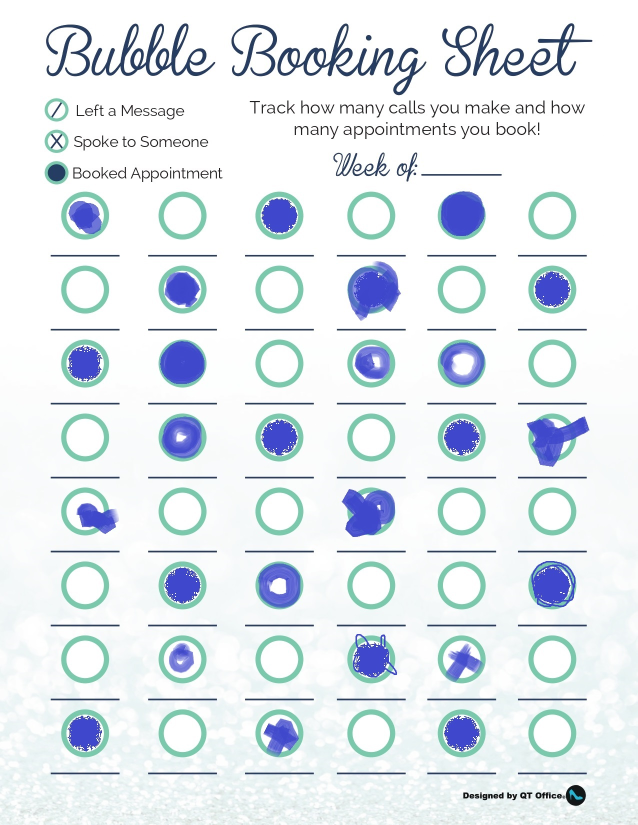
#> input picture images/test1.jpg, 1275 x 1650 px (shown at 1/2 size)
$ jupyter execute train.ipynb
#> lines starting #> are read from the running program, lines starting #| are printed output that depends on the picture; after the words box and inside, x2 and y2 are one past the last pixel; in counts of white or black regions, pixels touching at a corner belong together
[cell 1]
import matplotlib.pyplot as plt
import numpy as np
import cv2

[cell 2]
img = cv2.cvtColor(cv2.imread("images/test1.jpg"),cv2.COLOR_BGR2RGB)   # test image
img = cv2.resize(img,(1275,1650),cv2.INTER_CUBIC)

gray_img = cv2.inRange(cv2.cvtColor(np.copy(img),cv2.COLOR_RGB2GRAY),0,200)   # gray image
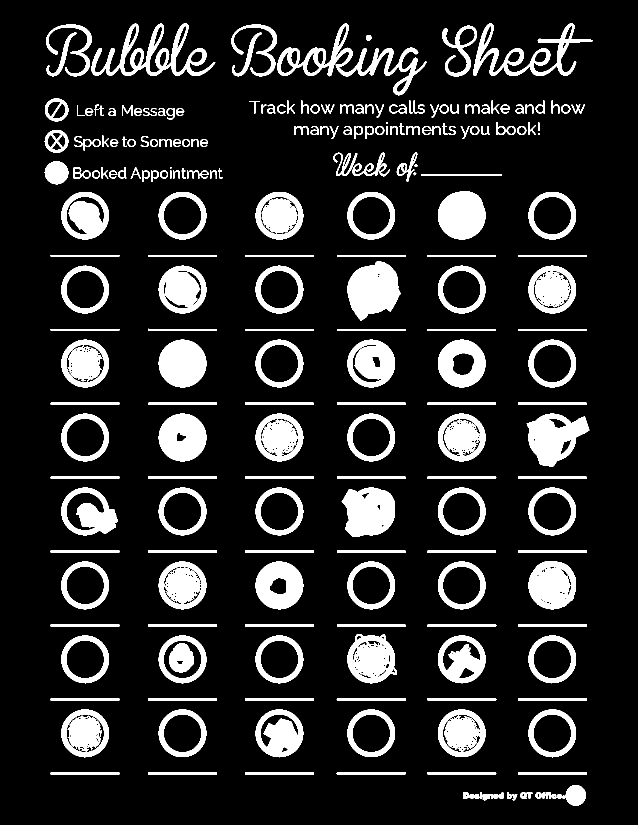
#> gray_img: shape (1650, 1275) (shown at 1/2 size); 14.3% white; 234 white regions (3 under 20 px), largest, box (x1, y1, x2, y2) and area: (695, 522, 802, 642) 8825, (683, 975, 790, 1074) 8168, (555, 47, 853, 191) 8073

plt.figure(figsize=(13,13))
plt.subplot(121)
plt.title("Real image")
plt.imshow(img)
plt.subplot(122)
plt.title("Gray image")
plt.imshow(gray_img, cmap='gray')
plt.show()
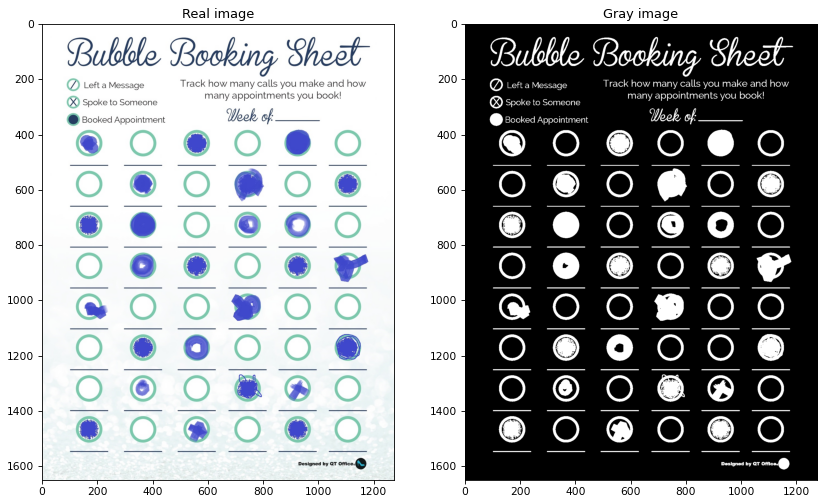
#> figure drawn by matplotlib, 2 panels

[cell 3]
# position point in x coordinate

pos = [170, 195, 193, 184, 181, 181]

[cell 4]
plt.figure(figsize=(7,7))

for k,i in enumerate(range(431,1468,148)):
    for j in range(6):
        square = np.copy(gray_img[i-60:i+59,sum(pos[:j+1])-59:sum(pos[:j+1])+60])

        plt.subplot(8,6,k*6+j+1)
        plt.imshow(square, cmap='gray')
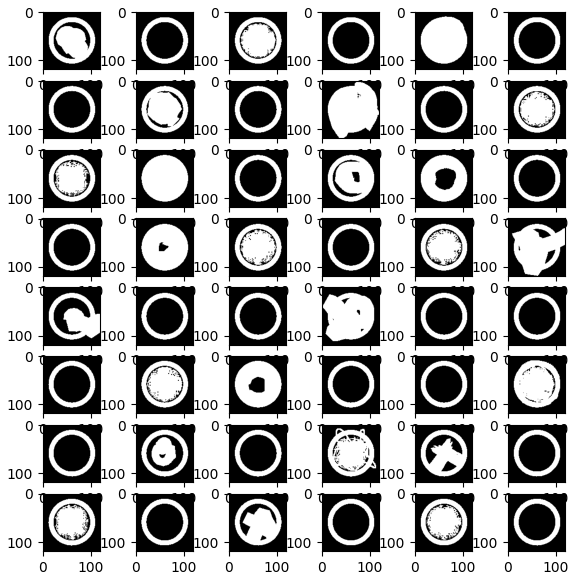
#> figure drawn by matplotlib, 48 panels

[cell 5]
plt.figure(figsize=(7,7))
for k,i in enumerate(range(431,1468,148)):
    for j in range(6):
        square = np.copy(gray_img[i-60:i+59,sum(pos[:j+1])-59:sum(pos[:j+1])+60])
        circle1 = cv2.circle(np.copy(square), (59,59), 50, 0, -1)
        plt.subplot(8,6,k*6+j+1)
        plt.imshow(circle1, cmap='gray')
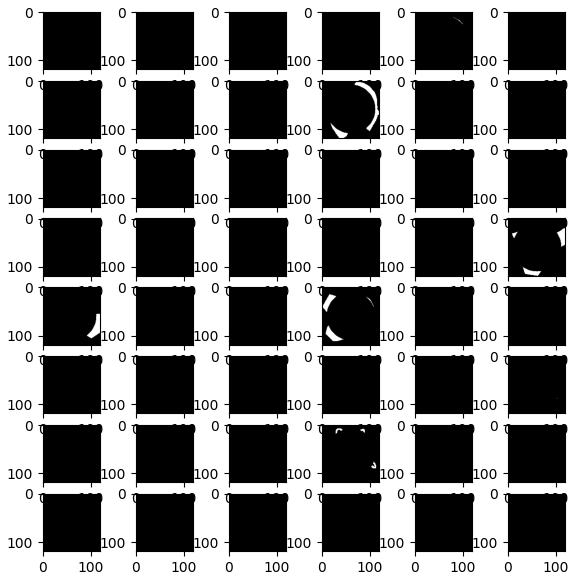
#> figure drawn by matplotlib, 48 panels

[cell 6]
plt.figure(figsize=(7,7))
for k,i in enumerate(range(431,1468,148)):
    for j in range(6):
        square = np.copy(gray_img[i-60:i+59,sum(pos[:j+1])-59:sum(pos[:j+1])+60])
        circle2 = cv2.circle(np.copy(square), (59,59), 50, 0, 25)
        plt.subplot(8,6,k*6+j+1)
        plt.imshow(circle2, cmap='gray')
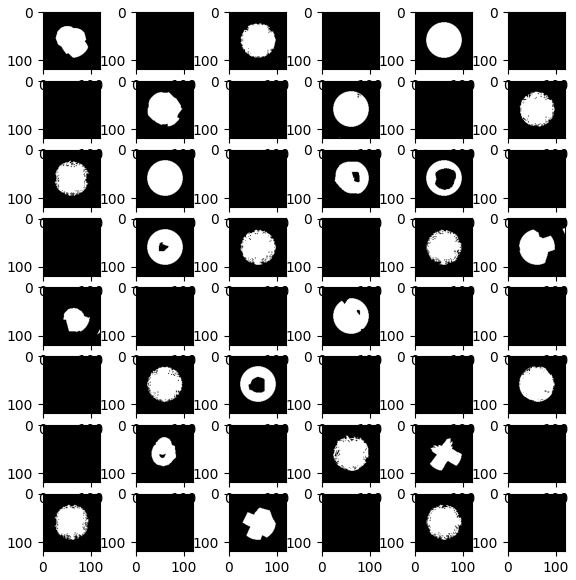
#> figure drawn by matplotlib, 48 panels

[cell 7]
# checking answers

num_ans = []
for i in range(431,1468,148):
    for j in range(6):
        a = 0       # unchecked answer
        square = np.copy(gray_img[i-60:i+59,sum(pos[:j+1])-59:sum(pos[:j+1])+60])
        circle1 = cv2.circle(np.copy(square), (59,59), 50, 0, -1)
        circle2 = cv2.circle(np.copy(square), (59,59), 50, 0, 25)
        if circle1.sum()>27000:
            a = 2     # incorrect answer
        else:
            if circle2.sum()>20000:
                a = 2     # incorrect answer
            if circle2.sum()>880000:
                a = 1     # correct answer
        num_ans.append(a)
#> after the loop, num_ans = 48 values, max 2 at index 0, min 0 at index 1, mean 0.812

print("checked answer\n")
print(np.reshape(num_ans, (8,6)))
#| [[2 0 1 0 1 0]
#|  [0 1 0 2 0 1]
#|  [2 1 0 2 2 0]
#|  [0 1 1 0 1 2]
#|  [2 0 0 2 0 0]
#|  [0 1 2 0 0 1]
#|  [0 2 0 2 2 0]
#|  [2 0 2 0 1 0]]

[cell 8]
# instruction

plt.figure(figsize=(3,3))
ins = cv2.cvtColor(cv2.imread("images/instruction.jpg"),cv2.COLOR_BGR2RGB)
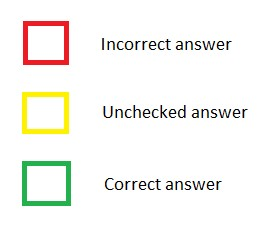
#> input picture images/instruction.jpg, 277 x 231 px
plt.imshow(ins)
plt.show()

[cell 9]
# final result

plt.figure(figsize=(13,13))

img_copy = np.copy(img)
colors = [(255,255,0),(0,255,0),(255,0,0)]  # yellow, green, red

for z,i in enumerate(range(431,1468,148)):
    for j in range(6):
        cv2.rectangle(img_copy,(sum(pos[:j+1])-59,i-60),(sum(pos[:j+1])+60,i+59),colors[num_ans[z*6+j]],3)
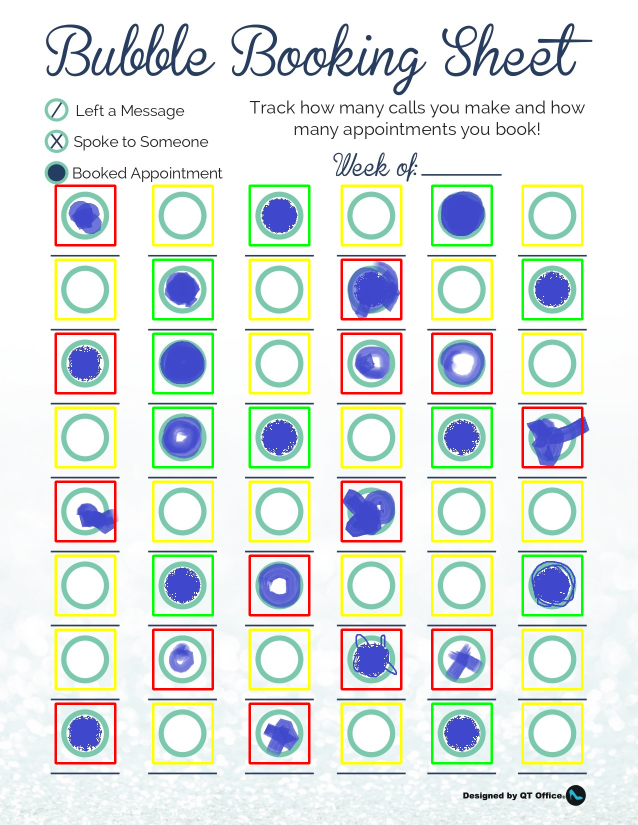
#> img_copy: shape (1650, 1275, 3) (shown at 1/2 size); mean R, G, B 224.2, 230.2, 225.8

plt.subplot(121)
plt.title("Real image")
plt.imshow(img)
plt.subplot(122)
plt.title("Checked image")
plt.imshow(img_copy)
plt.show()
